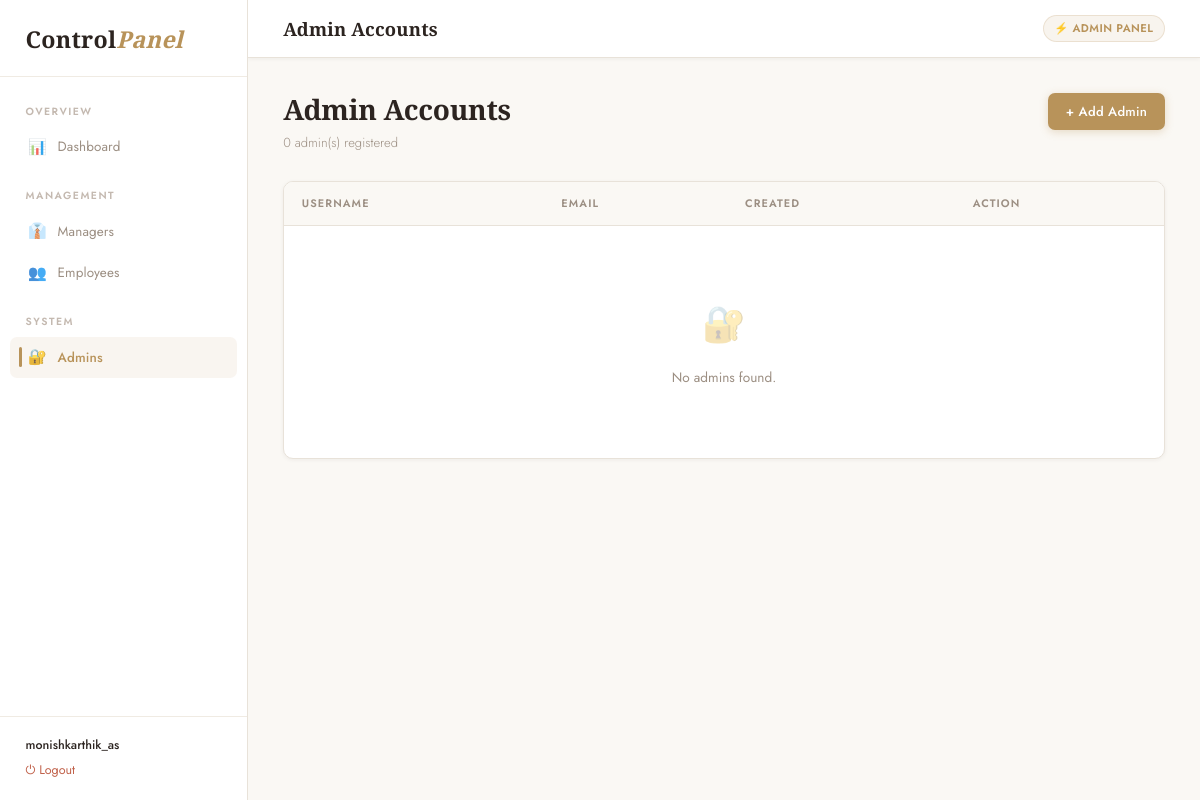
The page /control/admins/ (signed in) on the database as committed earlier.
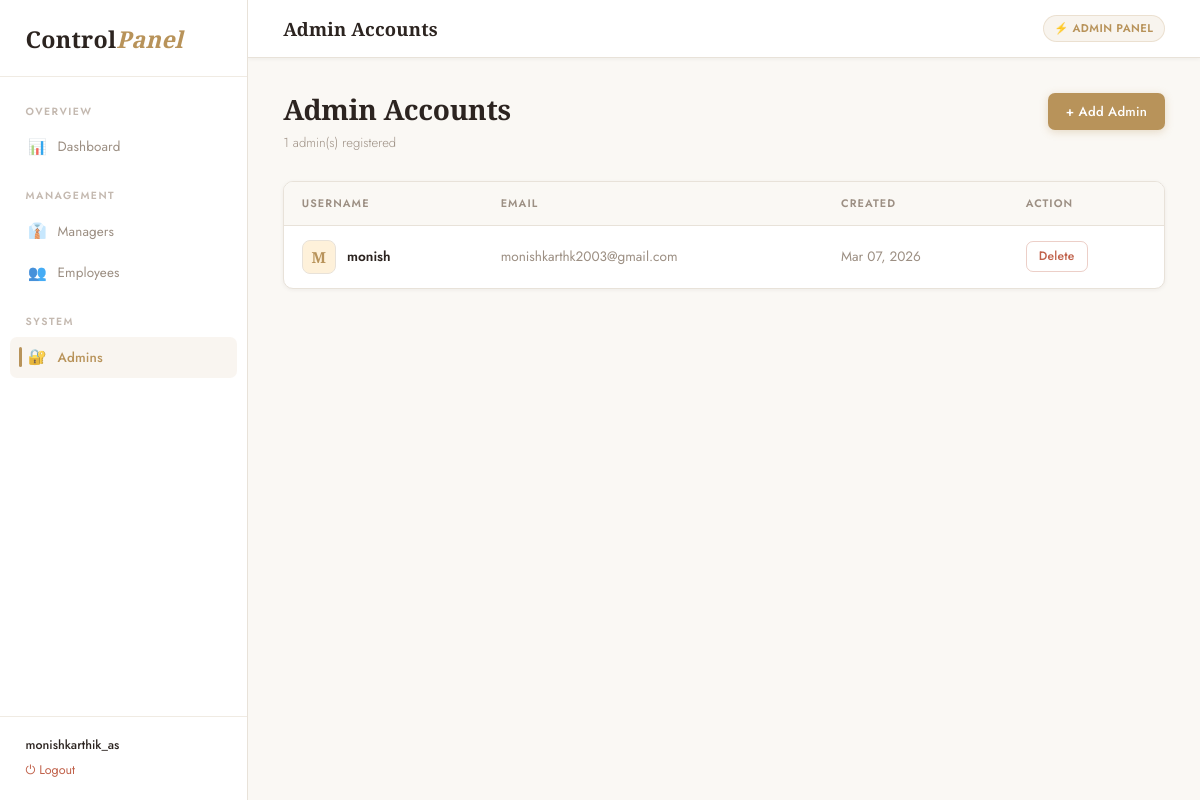
The same page on the database as committed later.
### tracker/models.py (models this page shows, shortened)
class AdminUser(models.Model):
    username    = models.CharField(max_length=100, unique=True)
    password    = models.CharField(max_length=255)
    email       = models.EmailField(unique=True)
    created_at  = models.DateTimeField(auto_now_add=True)

### tracker/views.py (the view)
    def wrapper(request, *args, **kwargs):
        if not request.session.get('admin_logged_in'):
            messages.error(request, 'Please login to access the admin panel.')
            return redirect('admin_login')
        return view_func(request, *args, **kwargs)

### tracker/views.py (called while the page is built)
def admin_required(view_func):
    def wrapper(request, *args, **kwargs):
        if not request.session.get('admin_logged_in'):
            messages.error(request, 'Please login to access the admin panel.')
            return redirect('admin_login')
        return view_func(request, *args, **kwargs)
    wrapper.__name__ = view_func.__name__
    return wrapper

@admin_required
def admin_admins_list(request):
    admins = AdminUser.objects.all().order_by('-created_at')
    return render(request, 'admin/admin_admins.html', {
        'admins': admins,
        'admin_username': request.session.get('admin_username'),
    })

### tracker/templates/admin/admin_admins.html (shortened to what this page needs)
{% extends 'admin/admin_base.html' %}
{% block topbar_title %}Admin Accounts{% endblock %}
{% block nav_adm %}active{% endblock %}
{% block content %}
<div class="page-header">
  <div>
    <div class="page-title">Admin Accounts</div>
    <div class="page-sub">{{ admins|length }} admin(s) registered</div>
  </div>
  <a href="{% url 'admin_register' %}" class="btn btn-primary">+ Add Admin</a>
</div>
<div class="table-wrap">
  <table>
    <thead>
      <tr><th>Username</th><th>Email</th><th>Created</th><th>Action</th></tr>
    </thead>
    <tbody>
      {% for a in admins %}
      <tr>
        <td>
          <div style="display:flex;align-items:center;gap:0.7rem;">
            <div class="avatar" style="background:rgba(245,158,11,0.15);color:var(--accent);">{{ a.username|first|upper }}</div>
            <span style="font-weight:600;">{{ a.username }}</span>
          </div>
        </td>
        <td style="color:var(--muted);">{{ a.email }}</td>
        <td style="color:var(--muted);">{{ a.created_at|date:"M d, Y" }}</td>
        <td>
          {% if a.id != request.session.admin_id %}
            <a href="{% url 'admin_delete_admin' a.pk %}" class="btn btn-sm btn-danger">Delete</a>
          {% else %}
            <span style="font-size:0.78rem;color:var(--muted);">Current session</span>
          {% endif %}
        </td>
      </tr>
      {% empty %}
      <tr><td colspan="4">
        <div class="empty"><div class="empty-icon">🔐</div>No admins found.</div>
      </td></tr>
      {% endfor %}
    </tbody>
  </table>
</div>
{% endblock %}

Rows that differ between the two databases and show on the page:
added AdminUser: username|first "M", username "monish", email "monishkarthk2003@gmail.com", created_at "Mar 07, 2026", shows "Delete"
Other text that changed with them:
{{ admins|length }}: "0" → "1"
text no longer shown: "🔐 No admins found."
